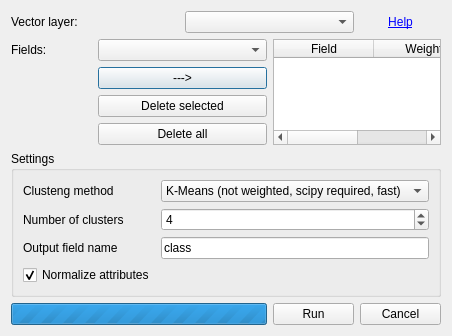
<?xml version="1.0" encoding="UTF-8"?>
<ui version="4.0">
 <class>Dialog</class>
 <widget class="QDialog" name="Dialog">
  <property name="geometry">
   <rect>
    <x>0</x>
    <y>0</y>
    <width>445</width>
    <height>322</height>
   </rect>
  </property>
  <property name="windowTitle">
   <string>Attribute based clustering</string>
  </property>
  <property name="windowIcon">
   <iconset resource="../resources.qrc">
    <normaloff>:/plugins/attributeBasedClustering/icon.png</normaloff>:/plugins/attributeBasedClustering/icon.png</iconset>
  </property>
  <layout class="QGridLayout" name="gridLayout_2">
   <item row="0" column="4">
    <widget class="QLabel" name="helpLink">
     <property name="text">
      <string>&lt;a href=&quot;http://www.ekazakov.info/projects/abc_tutorial.html&quot;&gt;Help&lt;/a&gt;</string>
     </property>
     <property name="alignment">
      <set>Qt::AlignCenter</set>
     </property>
     <property name="openExternalLinks">
      <bool>true</bool>
     </property>
    </widget>
   </item>
   <item row="5" column="0" colspan="5">
    <widget class="QGroupBox" name="settingsGroup">
     <property name="title">
      <string>Settings</string>
     </property>
     <layout class="QGridLayout" name="gridLayout">
      <item row="1" column="2">
       <widget class="QSpinBox" name="numberOfClustersSpinBox">
        <property name="minimum">
         <number>2</number>
        </property>
        <property name="value">
         <number>4</number>
        </property>
       </widget>
      </item>
      <item row="1" column="0">
       <widget class="QLabel" name="label_4">
        <property name="text">
         <string>Number of clusters</string>
        </property>
       </widget>
      </item>
      <item row="0" column="0">
       <widget class="QLabel" name="label_3">
        <property name="text">
         <string>Clusteng method</string>
        </property>
       </widget>
      </item>
      <item row="0" column="2">
       <widget class="QComboBox" name="clusteringMethodComboBox">
        <item>
         <property name="text">
          <string>K-Means (not weighted, scipy required, fast)</string>
         </property>
        </item>
        <item>
         <property name="text">
          <string>Hierarchical (weighted, native, slow)</string>
         </property>
        </item>
       </widget>
      </item>
      <item row="2" column="0">
       <widget class="QLabel" name="label_5">
        <property name="text">
         <string>Output field name</string>
        </property>
       </widget>
      </item>
      <item row="2" column="2">
       <widget class="QLineEdit" name="outputFieldNameLine">
        <property name="text">
         <string>class</string>
        </property>
        <property name="maxLength">
         <number>10</number>
        </property>
       </widget>
      </item>
      <item row="3" column="0">
       <widget class="QCheckBox" name="checkBox">
        <property name="text">
         <string>Normalize attributes</string>
        </property>
        <property name="checked">
         <bool>true</bool>
        </property>
       </widget>
      </item>
     </layout>
    </widget>
   </item>
   <item row="2" column="1" colspan="2">
    <widget class="QPushButton" name="addFieldButton">
     <property name="text">
      <string>---&gt;</string>
     </property>
    </widget>
   </item>
   <item row="1" column="3" rowspan="4" colspan="2">
    <widget class="QTableWidget" name="fieldsTable">
     <column>
      <property name="text">
       <string>Field</string>
      </property>
     </column>
     <column>
      <property name="text">
       <string>Weight</string>
      </property>
     </column>
    </widget>
   </item>
   <item row="3" column="1" colspan="2">
    <widget class="QPushButton" name="deleteSelectedButton">
     <property name="text">
      <string>Delete selected</string>
     </property>
    </widget>
   </item>
   <item row="4" column="1" colspan="2">
    <widget class="QPushButton" name="deleteAllButton">
     <property name="text">
      <string>Delete all</string>
     </property>
    </widget>
   </item>
   <item row="6" column="0" colspan="3">
    <widget class="QProgressBar" name="progressBar">
     <property name="maximum">
      <number>0</number>
     </property>
     <property name="value">
      <number>-1</number>
     </property>
    </widget>
   </item>
   <item row="6" column="3">
    <widget class="QPushButton" name="runButton">
     <property name="text">
      <string>Run</string>
     </property>
    </widget>
   </item>
   <item row="1" column="0">
    <widget class="QLabel" name="label_2">
     <property name="text">
      <string>Fields:</string>
     </property>
    </widget>
   </item>
   <item row="1" column="1" colspan="2">
    <widget class="QComboBox" name="fieldsComboBox"/>
   </item>
   <item row="6" column="4">
    <widget class="QPushButton" name="cancelButton">
     <property name="text">
      <string>Cancel</string>
     </property>
    </widget>
   </item>
   <item row="0" column="0" colspan="2">
    <widget class="QLabel" name="label">
     <property name="text">
      <string>Vector layer:</string>
     </property>
    </widget>
   </item>
   <item row="0" column="2" colspan="2">
    <widget class="QComboBox" name="vectorLayerComboBox"/>
   </item>
  </layout>
 </widget>
 <resources>
  <include location="../resources.qrc"/>
 </resources>
 <connections/>
</ui>
